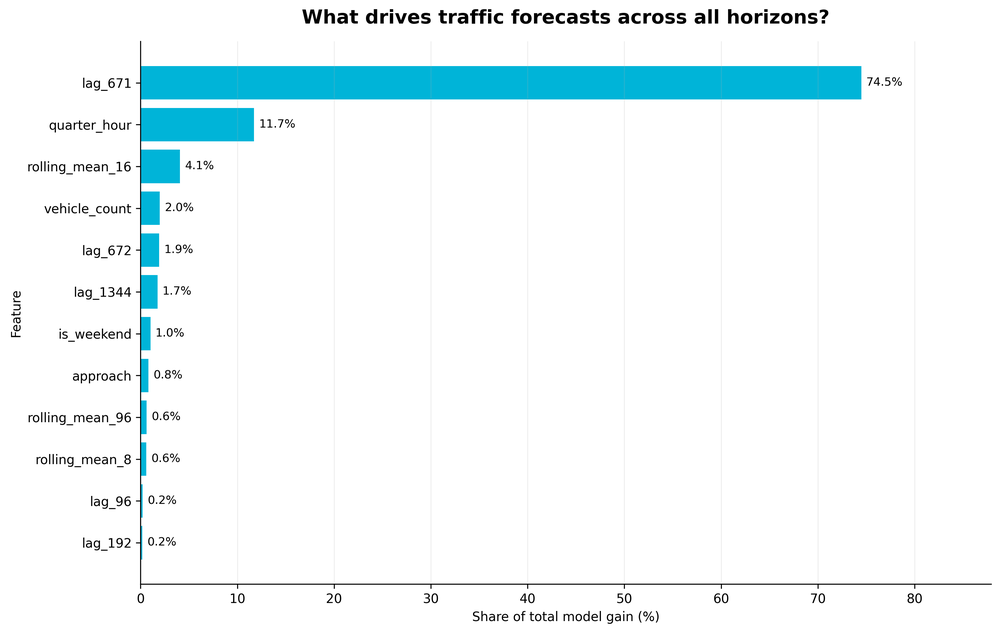
#> input picture feature_importance.png, 1000 x 633 px, shrunk from 3268 x 2069 before the run
$ python zone_tool.py ../feature_importance.png
#> lines starting #> are read from the running program, lines starting #| are printed output that depends on the picture
"""Interactive polygon editor for Day 2 lane, stop-line, and spillback zones."""

from __future__ import annotations

import argparse
import json
from pathlib import Path

import cv2
import numpy as np


COLORS = {
    "lane": (0, 220, 0),
    "stop_line": (255, 200, 0),
    "spillback": (0, 0, 255),
    "direction": (255, 0, 255),
}
KINDS = ("lane", "stop_line", "spillback", "direction")


def parse_args() -> argparse.Namespace:
    parser = argparse.ArgumentParser(description="Draw traffic zones on a reference frame")
    parser.add_argument("source", help="Reference video or image")
    parser.add_argument("--output", default="zones.json")
    parser.add_argument(
        "--approaches",
        default="northbound,southbound,eastbound,westbound",
        help="Comma-separated approach names",
    )
    return parser.parse_args()


def load_reference(source: str):
#> called with source = '../feature_importance.png'
    image = cv2.imread(source)
#> image is the input picture: shape (633, 1000, 3); mean B, G, R 249.3, 247.4, 238.4
    if image is not None:
        return image
    capture = cv2.VideoCapture(source)
    ok, frame = capture.read()
    capture.release()
    if not ok:
        raise RuntimeError(f"Could not read a reference frame from {source}")
    return frame


def main() -> None:
    args = parse_args()
    frame = load_reference(args.source)
    approaches = [value.strip() for value in args.approaches.split(",") if value.strip()]
    if not approaches:
        raise ValueError("At least one approach is required")

    data = {
        "reference_source": args.source,
        "frame_width": frame.shape[1],
        "frame_height": frame.shape[0],
        "approaches": {
            name: {"lanes": [], "stop_line": [], "spillback_zone": [], "expected_direction": []}
            for name in approaches
        },
    }
    current_points: list[list[int]] = []
    approach_index = 0
    kind_index = 0

    def on_mouse(event, x, y, _flags, _param):
        if event == cv2.EVENT_LBUTTONDOWN:
            current_points.append([x, y])

    window = "Zone configuration"
    cv2.namedWindow(window, cv2.WINDOW_NORMAL)
    cv2.setMouseCallback(window, on_mouse)

    while True:
        canvas = frame.copy()
        for name, config in data["approaches"].items():
            for lane in config["lanes"]:
                cv2.polylines(canvas, [np.array(lane)], True, COLORS["lane"], 2)
            if config["stop_line"]:
                cv2.polylines(canvas, [np.array(config["stop_line"])], False, COLORS["stop_line"], 3)
            if config["spillback_zone"]:
                cv2.polylines(canvas, [np.array(config["spillback_zone"])], True, COLORS["spillback"], 2)
            if len(config["expected_direction"]) == 2:
                start, end = config["expected_direction"]
                cv2.arrowedLine(canvas, tuple(start), tuple(end), COLORS["direction"], 3)

        if current_points:
            points = np.array(current_points)
            cv2.polylines(canvas, [points], False, (255, 255, 255), 2)
            for point in current_points:
                cv2.circle(canvas, tuple(point), 4, (255, 255, 255), -1)

        approach = approaches[approach_index]
        kind = KINDS[kind_index]
        help_text = f"Approach: {approach} | Type: {kind} | A: approach  T: type  S: save  Z: undo  C: clear  Q: finish"
        cv2.rectangle(canvas, (0, 0), (canvas.shape[1], 35), (0, 0, 0), -1)
        cv2.putText(canvas, help_text, (8, 24), cv2.FONT_HERSHEY_SIMPLEX, 0.55, (255, 255, 255), 2)
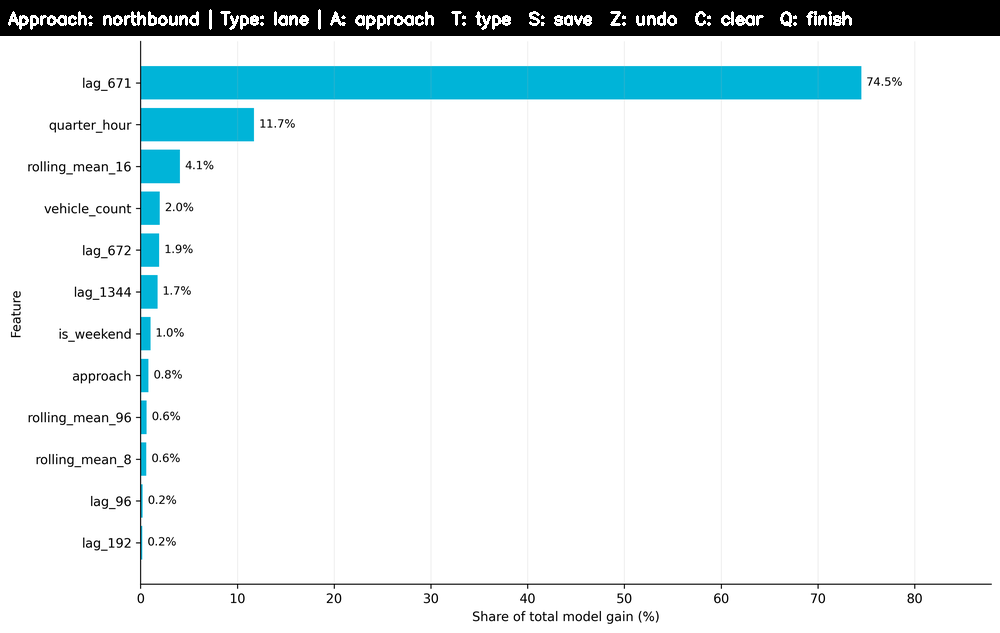
#> canvas: shape (633, 1000, 3); mean B, G, R 237.9, 236.1, 227.1
        cv2.imshow(window, canvas)
        key = cv2.waitKey(30) & 0xFF
#> (key q is pressed here)

        if key == ord("a"):
            approach_index = (approach_index + 1) % len(approaches)
        elif key == ord("t"):
            kind_index = (kind_index + 1) % len(KINDS)
        elif key == ord("z") and current_points:
            current_points.pop()
        elif key == ord("c"):
            current_points.clear()
        elif key == ord("s"):
            minimum = 2 if kind in ("stop_line", "direction") else 3
            if len(current_points) < minimum:
                print(f"{kind} needs at least {minimum} points")
                continue
            target = data["approaches"][approach]
            if kind == "lane":
                target["lanes"].append(current_points.copy())
            elif kind == "stop_line":
                target["stop_line"] = current_points.copy()
            elif kind == "spillback":
                target["spillback_zone"] = current_points.copy()
            else:
                target["expected_direction"] = [current_points[0], current_points[-1]]
            current_points.clear()
        elif key == ord("q"):
            break

    cv2.destroyAllWindows()
    output = Path(args.output)
    output.write_text(json.dumps(data, indent=2), encoding="utf-8")
    print(f"Saved zones: {output}")


if __name__ == "__main__":
    main()
